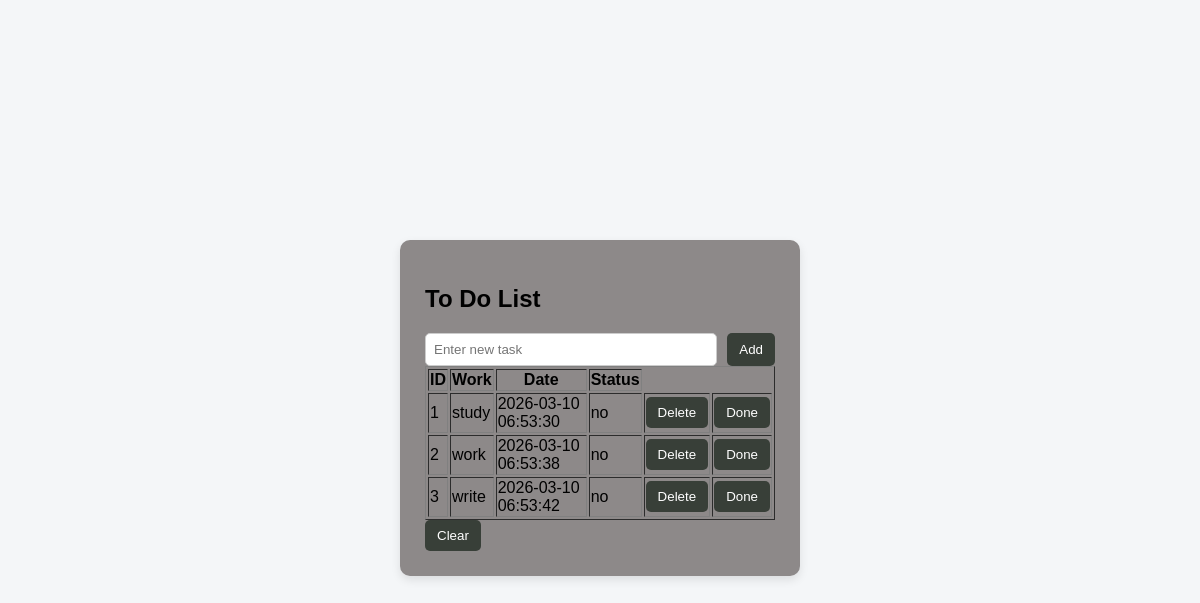
Before: / with the older database file.
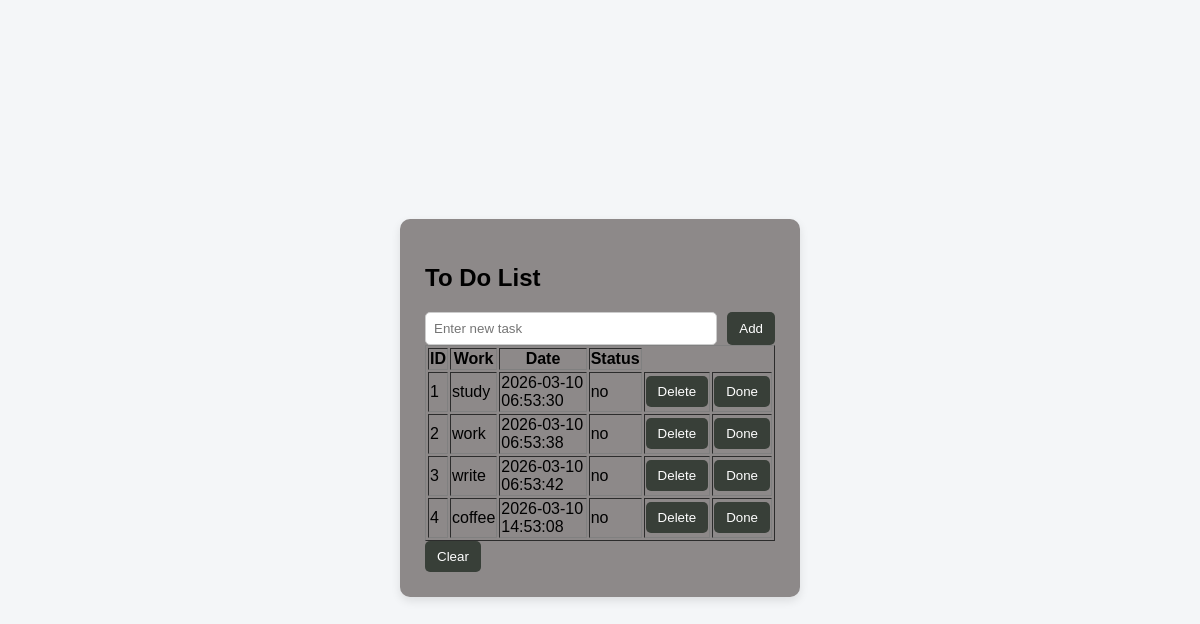
After: the same page with the newer database file.
### tables this page shows
CREATE TABLE tdl_table (
    num INTEGER PRIMARY KEY AUTOINCREMENT,
    work TEXT,
    date TIMESTAMP DEFAULT CURRENT_TIMESTAMP,
    status TEXT
);

### app.py (the view)
@app.route("/", methods=["GET"])
def home():
    tasks = db.display_activity()
    return render_template("index.html", tasks=tasks)

### better_sorce.py (called while the page is built)
def display_activity():
    query = "SELECT * FROM tdl_table"
    cursor.execute(query)
    return cursor.fetchall()

### templates/index.html (shortened to what this page needs)
<!DOCTYPE html>
<html>
    <head>
        <link rel="stylesheet" href="{{ url_for('static', filename='style.css') }}">
    </head>
    <body>
        <div class="container">
        <h2>To Do List</h2>
        <form action="/add" method="POST">
            <input type="text" name="task" placeholder="Enter new task">
            <button type="submit">Add</button>
        </form>
        <table border="1" >
            <tr>
                <th>ID</th>
                <th>Work</th>
                <th>Date</th>
                <th>Status</th>
            </tr>
            {% for task in tasks %}
                <tr>
                    <td>{{task[0]}}</td>
                    <td>{{task[1]}}</td>
                    <td>{{task[2]}}</td>
                    <td>{{task[3]}}</td>
                    <td>
                        <form action="/delete/{{task[0]}}" method="POST">
                            <button type="submit">Delete</button>
                        </form>
                    </td>
                    <td>
                        <form action="/done/{{task[0]}}" method="POST">
                            <button type="submit">Done</button>
                        </form>
                    </td>
                </tr>
            {% endfor %}
        </table>
        <form action="/clear" method="POST" onsubmit="return confirm('Clear entire table?');">
            <button type="submit">Clear</button>
        </form>
        </div>
    </body>
</html>

### static/style.css (style rules this page uses)
body { font-family: Arial, sans-serif; background: #f4f6f8; display: flex; justify-content: center; align-items: center; height: 100vh; }
.container { background: rgb(141, 137, 137); padding: 25px; border-radius: 10px; width: 350px; box-shadow: 0 4px 10px rgba(0,0,0,0.1); }
form { display: flex; gap: 10px; }
input { flex: 1; padding: 8px; border-radius: 5px; border: 1px solid #ccc; }
button { padding: 8px 12px; background: #383f38; border: none; color: white; cursor: pointer; border-radius: 5px; }

Changed rows visible on the page:
added tdl_table: num "4", work "coffee", date "2026-03-10 14:53:08", status "no"
